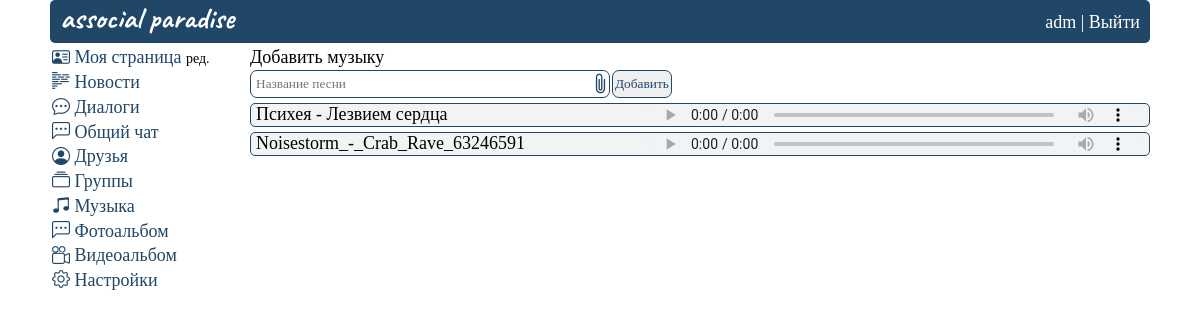
/music (signed in), run on an earlier commit of the app's database.
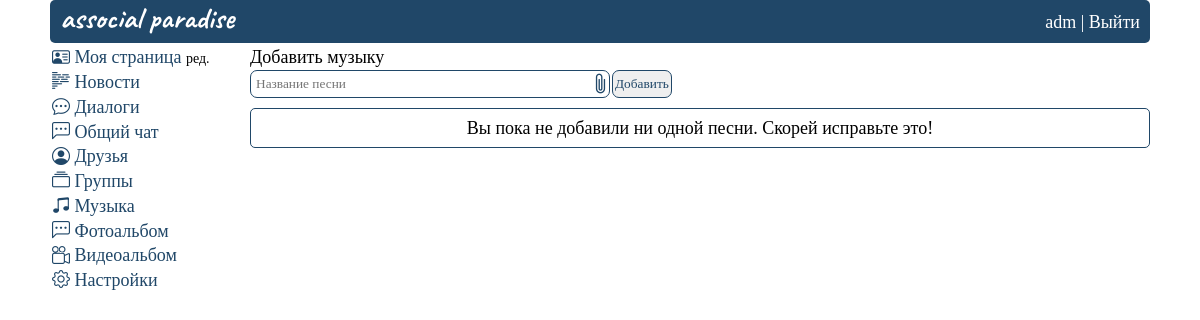
And on a later commit of the database.
### mysite/models.py (models this page shows, shortened)
class UserMusic(models.Model):
    user = models.ForeignKey(User, on_delete=models.CASCADE)
    title = models.TextField(max_length=200, blank=True, null=True)
    song = models.FileField(
        upload_to="mysite/static/music/", blank=True)
    time_create = models.DateTimeField(auto_now_add=True)
    time_update = models.DateTimeField(auto_now=True)
    class Meta:
        verbose_name_plural = 'Музыка пользователей'

### mysite/views.py (the view, shortened to what this page needs)
# urls.py: path('music', music, name='music'),
@login_required(login_url='home')
def music(request):
    userid = getAuthUser(request)
    personal_data = getUser(userid)
    form = UserMusicForm()
    allDialogues = getAllMessages(userid)
    unread_messages = calculation_unread(allDialogues, userid)
    allSong = UserMusic.objects.all()
    data = {
        'userid': userid,
        'allDialogues': allDialogues,
        'unread_messages': unread_messages,
        'allSong': allSong,
        'form': form,
        'personal_data': personal_data
    }
    return render(request, 'music.html', data)

### mysite/forms.py
class UserMusicForm(ModelForm):
    class Meta:
        model = UserMusic
        fields = ['title', 'song']
        widgets = {
            "title": TextInput(attrs={
                'placeholder': 'Название песни',
                'autofocus': True,
            }),
            "song": FileInput(attrs={
                'style': 'display:none',
                'accept': 'audio/mp3',
                'preload': 'auto',
            })
        }

### mysite/views.py (called while the page is built)
def getAuthUser(request):
    return request.session.get('is_auth', False)

def getUser(userid):
    return UserProfile.objects.get(user_id=userid)

def calculation_unread(messages, userid):
    msg = 0
    for i in messages:
        if i.status_message == 0 and int(i.last_sender) != userid:
            msg += 1
    return msg

### mysite/templates/music.html (shortened to what this page needs)
{%extends 'base.html'%}
{% load static %}
{%block content%}
    <div class="wrapper_users">
    {% include "header.html" %}
        <div class="rows_user">
            <div class="col1_user">
                {% include "menu.html" %}
            </div>
            <div class="col2_user">
                <div class="add_music">
                    <span>Добавить музыку</span>
                    <form method="post" enctype="multipart/form-data">
                        <div class="flex_obj">
                            <div class="photos_form">
                                {{ form.title }}
                            </div>
                            <label for="id_song" class='photos_clip_icon bi bi-paperclip' style='font-size: 1.5rem; color: #204768;'></label>
                            <div class="photos_form_button">
                                <button type="submit">Добавить</button>
                            </div>
                        </div>
                    </form>
                </div>
                <div class="view_music">
                    {% if allSong %}
                    {% for song in allSong %}
                    <div class="view_song">
                        <div class="song_key">
                            <span class="song_title">{{ song.title }}</span>
                        </div>
                        <div class="song_value">
                            <audio controls src="{% static song.song|cut:'mysite/static' %}" class="view_song_item" type="audio/mpeg"></audio>
                        </div>
                    </div>
                    {% endfor %}
                    {% else %}
                    <div class="none_photos">
                        <span class="none_photos_span">Вы пока не добавили ни одной песни. Скорей исправьте это!</span>
                    </div>
                    {% endif %}
                </div>
            </div>
        </div>
    </div>
{%endblock%}

What changed in the data, as far as the page shows it:
removed UserMusic: title "Психея - Лезвием сердца"
removed UserMusic: title "Noisestorm_-_Crab_Rave_63246591"
Also different on the page:
text now shown: "Вы пока не добавили ни одной песни. Скорей исправьте это!"
